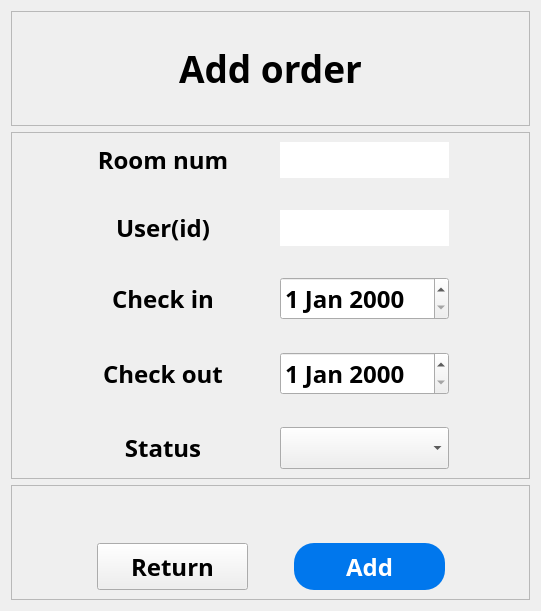
           <widget class="QWidget" name="add_order_page19">
            <layout class="QVBoxLayout" name="verticalLayout_35">
             <item>
              <layout class="QVBoxLayout" name="verticalLayout_34" stretch="1,3,1">
               <item>
                <widget class="QFrame" name="frame_55">
                 <property name="frameShape">
                  <enum>QFrame::StyledPanel</enum>
                 </property>
                 <property name="frameShadow">
                  <enum>QFrame::Raised</enum>
                 </property>
                 <layout class="QGridLayout" name="gridLayout_112">
                  <item row="0" column="0">
                   <layout class="QGridLayout" name="gridLayout_111">
                    <item row="0" column="0">
                     <widget class="QLabel" name="label_49">
                      <property name="font">
                       <font>
                        <family>Bahnschrift SemiBold</family>
                        <pointsize>28</pointsize>
                        <weight>75</weight>
                        <bold>true</bold>
                       </font>
                      </property>
                      <property name="text">
                       <string>Add order</string>
                      </property>
                      <property name="alignment">
                       <set>Qt::AlignCenter</set>
                      </property>
                     </widget>
                    </item>
                   </layout>
                  </item>
                 </layout>
                </widget>
               </item>
               <item>
                <widget class="QFrame" name="frame_54">
                 <property name="frameShape">
                  <enum>QFrame::StyledPanel</enum>
                 </property>
                 <property name="frameShadow">
                  <enum>QFrame::Raised</enum>
                 </property>
                 <layout class="QGridLayout" name="gridLayout_114">
                  <item row="0" column="0">
                   <layout class="QGridLayout" name="gridLayout_113" columnstretch="2,4,0,4,2">
                    <item row="5" column="1">
                     <spacer name="verticalSpacer_47">
                      <property name="orientation">
                       <enum>Qt::Vertical</enum>
                      </property>
                      <property name="sizeHint" stdset="0">
                       <size>
                        <width>20</width>
                        <height>40</height>
                       </size>
                      </property>
                     </spacer>
                    </item>
                    <item row="8" column="3">
                     <widget class="QComboBox" name="set_status_2">
                      <property name="sizePolicy">
                       <sizepolicy hsizetype="Preferred" vsizetype="Expanding">
                        <horstretch>0</horstretch>
                        <verstretch>0</verstretch>
                       </sizepolicy>
                      </property>
                      <property name="font">
                       <font>
                        <family>Bahnschrift SemiBold</family>
                        <pointsize>18</pointsize>
                        <weight>75</weight>
                        <bold>true</bold>
                       </font>
                      </property>
                      <item>
                       <property name="text">
                        <string/>
                       </property>
                      </item>
                      <item>
                       <property name="text">
                        <string>0</string>
                       </property>
                      </item>
                      <item>
                       <property name="text">
                        <string>1</string>
                       </property>
                      </item>
                      <item>
                       <property name="text">
                        <string>2</string>
                       </property>
                      </item>
                      <item>
                       <property name="text">
                        <string>3</string>
                       </property>
                      </item>
                     </widget>
                    </item>
                    <item row="6" column="1">
                     <widget class="QLabel" name="label_53">
                      <property name="font">
                       <font>
                        <family>Bahnschrift SemiBold</family>
                        <pointsize>18</pointsize>
                        <weight>75</weight>
                        <bold>true</bold>
                       </font>
                      </property>
                      <property name="text">
                       <string>Check out</string>
                      </property>
                      <property name="alignment">
                       <set>Qt::AlignCenter</set>
                      </property>
                     </widget>
                    </item>
                    <item row="2" column="1">
                     <widget class="QLabel" name="label_51">
                      <property name="font">
                       <font>
                        <family>Bahnschrift SemiBold</family>
                        <pointsize>18</pointsize>
                        <weight>75</weight>
                        <bold>true</bold>
                       </font>
                      </property>
                      <property name="text">
                       <string>User(id)</string>
                      </property>
                      <property name="alignment">
                       <set>Qt::AlignCenter</set>
                      </property>
                     </widget>
                    </item>
                    <item row="1" column="1">
                     <spacer name="verticalSpacer_45">
                      <property name="orientation">
                       <enum>Qt::Vertical</enum>
                      </property>
                      <property name="sizeHint" stdset="0">
                       <size>
                        <width>20</width>
                        <height>40</height>
                       </size>
                      </property>
                     </spacer>
                    </item>
                    <item row="0" column="1">
                     <widget class="QLabel" name="label_50">
                      <property name="font">
                       <font>
                        <family>Bahnschrift SemiBold</family>
                        <pointsize>18</pointsize>
                        <weight>75</weight>
                        <bold>true</bold>
                       </font>
                      </property>
                      <property name="text">
                       <string>Room num</string>
                      </property>
                      <property name="alignment">
                       <set>Qt::AlignCenter</set>
                      </property>
                     </widget>
                    </item>
                    <item row="2" column="3">
                     <widget class="QLineEdit" name="user_id_in">
                      <property name="sizePolicy">
                       <sizepolicy hsizetype="Expanding" vsizetype="Expanding">
                        <horstretch>0</horstretch>
                        <verstretch>0</verstretch>
                       </sizepolicy>
                      </property>
                      <property name="font">
                       <font>
                        <family>Bahnschrift SemiBold</family>
                        <pointsize>18</pointsize>
                        <weight>75</weight>
                        <bold>true</bold>
                       </font>
                      </property>
                      <property name="styleSheet">
                       <string notr="true">QLineEdit{border-radius:20px;}</string>
                      </property>
                      <property name="clearButtonEnabled">
                       <bool>true</bool>
                      </property>
                     </widget>
                    </item>
                    <item row="0" column="3">
                     <widget class="QLineEdit" name="room_num_in">
                      <property name="sizePolicy">
                       <sizepolicy hsizetype="Expanding" vsizetype="Expanding">
                        <horstretch>0</horstretch>
                        <verstretch>0</verstretch>
                       </sizepolicy>
                      </property>
                      <property name="font">
                       <font>
                        <family>Bahnschrift SemiBold</family>
                        <pointsize>18</pointsize>
                        <weight>75</weight>
                        <bold>true</bold>
                       </font>
                      </property>
                      <property name="styleSheet">
                       <string notr="true">QLineEdit{border-radius:20px;}</string>
                      </property>
                      <property name="clearButtonEnabled">
                       <bool>true</bool>
                      </property>
                     </widget>
                    </item>
                    <item row="0" column="0">
                     <spacer name="horizontalSpacer_78">
                      <property name="orientation">
                       <enum>Qt::Horizontal</enum>
                      </property>
                      <property name="sizeHint" stdset="0">
                       <size>
                        <width>40</width>
                        <height>20</height>
                       </size>
                      </property>
                     </spacer>
                    </item>
                    <item row="0" column="2">
                     <spacer name="horizontalSpacer_79">
                      <property name="orientation">
                       <enum>Qt::Horizontal</enum>
                      </property>
                      <property name="sizeHint" stdset="0">
                       <size>
                        <width>40</width>
                        <height>20</height>
                       </size>
                      </property>
                     </spacer>
                    </item>
                    <item row="4" column="1">
                     <widget class="QLabel" name="label_52">
                      <property name="font">
                       <font>
                        <family>Bahnschrift SemiBold</family>
                        <pointsize>18</pointsize>
                        <weight>75</weight>
                        <bold>true</bold>
                       </font>
                      </property>
                      <property name="text">
                       <string>Check in</string>
                      </property>
                      <property name="alignment">
                       <set>Qt::AlignCenter</set>
                      </property>
                     </widget>
                    </item>
                    <item row="3" column="1">
                     <spacer name="verticalSpacer_46">
                      <property name="orientation">
                       <enum>Qt::Vertical</enum>
                      </property>
                      <property name="sizeHint" stdset="0">
                       <size>
                        <width>20</width>
                        <height>40</height>
                       </size>
                      </property>
                     </spacer>
                    </item>
                    <item row="4" column="3">
                     <widget class="QDateEdit" name="ck_in_2">
                      <property name="sizePolicy">
                       <sizepolicy hsizetype="Minimum" vsizetype="Expanding">
                        <horstretch>0</horstretch>
                        <verstretch>0</verstretch>
                       </sizepolicy>
                      </property>
                      <property name="font">
                       <font>
                        <family>Bahnschrift SemiBold</family>
                        <pointsize>18</pointsize>
                        <weight>75</weight>
                        <bold>true</bold>
                       </font>
                      </property>
                     </widget>
                    </item>
                    <item row="0" column="4">
                     <spacer name="horizontalSpacer_80">
                      <property name="orientation">
                       <enum>Qt::Horizontal</enum>
                      </property>
                      <property name="sizeHint" stdset="0">
                       <size>
                        <width>40</width>
                        <height>20</height>
                       </size>
                      </property>
                     </spacer>
                    </item>
                    <item row="6" column="3">
                     <widget class="QDateEdit" name="ck_out">
                      <property name="sizePolicy">
                       <sizepolicy hsizetype="Minimum" vsizetype="Expanding">
                        <horstretch>0</horstretch>
                        <verstretch>0</verstretch>
                       </sizepolicy>
                      </property>
                      <property name="font">
                       <font>
                        <family>Bahnschrift SemiBold</family>
                        <pointsize>18</pointsize>
                        <weight>75</weight>
                        <bold>true</bold>
                       </font>
                      </property>
                     </widget>
                    </item>
                    <item row="8" column="1">
                     <widget class="QLabel" name="label_54">
                      <property name="font">
                       <font>
                        <family>Bahnschrift SemiBold</family>
                        <pointsize>18</pointsize>
                        <weight>75</weight>
                        <bold>true</bold>
                       </font>
                      </property>
                      <property name="text">
                       <string>Status</string>
                      </property>
                      <property name="alignment">
                       <set>Qt::AlignCenter</set>
                      </property>
                     </widget>
                    </item>
                    <item row="7" column="1">
                     <spacer name="verticalSpacer_48">
                      <property name="orientation">
                       <enum>Qt::Vertical</enum>
                      </property>
                      <property name="sizeHint" stdset="0">
                       <size>
                        <width>20</width>
                        <height>40</height>
                       </size>
                      </property>
                     </spacer>
                    </item>
                   </layout>
                  </item>
                 </layout>
                </widget>
               </item>
               <item>
                <widget class="QFrame" name="frame_53">
                 <property name="frameShape">
                  <enum>QFrame::StyledPanel</enum>
                 </property>
                 <property name="frameShadow">
                  <enum>QFrame::Raised</enum>
                 </property>
                 <layout class="QGridLayout" name="gridLayout_116">
                  <item row="0" column="0">
                   <layout class="QGridLayout" name="gridLayout_115" columnstretch="2,4,0,4,2">
                    <item row="1" column="0">
                     <spacer name="horizontalSpacer_81">
                      <property name="orientation">
                       <enum>Qt::Horizontal</enum>
                      </property>
                      <property name="sizeHint" stdset="0">
                       <size>
                        <width>40</width>
                        <height>20</height>
                       </size>
                      </property>
                     </spacer>
                    </item>
                    <item row="1" column="4">
                     <spacer name="horizontalSpacer_83">
                      <property name="orientation">
                       <enum>Qt::Horizontal</enum>
                      </property>
                      <property name="sizeHint" stdset="0">
                       <size>
                        <width>40</width>
                        <height>20</height>
                       </size>
                      </property>
                     </spacer>
                    </item>
                    <item row="1" column="2">
                     <spacer name="horizontalSpacer_82">
                      <property name="orientation">
                       <enum>Qt::Horizontal</enum>
                      </property>
                      <property name="sizeHint" stdset="0">
                       <size>
                        <width>40</width>
                        <height>20</height>
                       </size>
                      </property>
                     </spacer>
                    </item>
                    <item row="1" column="1">
                     <widget class="QPushButton" name="to_manage_order_page_2">
                      <property name="sizePolicy">
                       <sizepolicy hsizetype="Minimum" vsizetype="Expanding">
                        <horstretch>0</horstretch>
                        <verstretch>0</verstretch>
                       </sizepolicy>
                      </property>
                      <property name="font">
                       <font>
                        <family>Bahnschrift SemiBold</family>
                        <pointsize>18</pointsize>
                        <weight>75</weight>
                        <bold>true</bold>
                       </font>
                      </property>
                      <property name="text">
                       <string>Return</string>
                      </property>
                     </widget>
                    </item>
                    <item row="1" column="3">
                     <widget class="QPushButton" name="Add_order_to_op_su_page">
                      <property name="sizePolicy">
                       <sizepolicy hsizetype="Minimum" vsizetype="Expanding">
                        <horstretch>0</horstretch>
                        <verstretch>0</verstretch>
                       </sizepolicy>
                      </property>
                      <property name="font">
                       <font>
                        <family>Bahnschrift SemiBold</family>
                        <pointsize>18</pointsize>
                        <weight>75</weight>
                        <bold>true</bold>
                       </font>
                      </property>
                      <property name="styleSheet">
                       <string notr="true">QPushButton{background-color: rgb(0, 119, 237); border-radius:20px; color:rgb(255,255,255);}</string>
                      </property>
                      <property name="text">
                       <string>Add</string>
                      </property>
                     </widget>
                    </item>
                    <item row="0" column="1">
                     <spacer name="verticalSpacer_49">
                      <property name="orientation">
                       <enum>Qt::Vertical</enum>
                      </property>
                      <property name="sizeHint" stdset="0">
                       <size>
                        <width>20</width>
                        <height>40</height>
                       </size>
                      </property>
                     </spacer>
                    </item>
                   </layout>
                  </item>
                 </layout>
                </widget>
               </item>
              </layout>
             </item>
            </layout>
           </widget>
